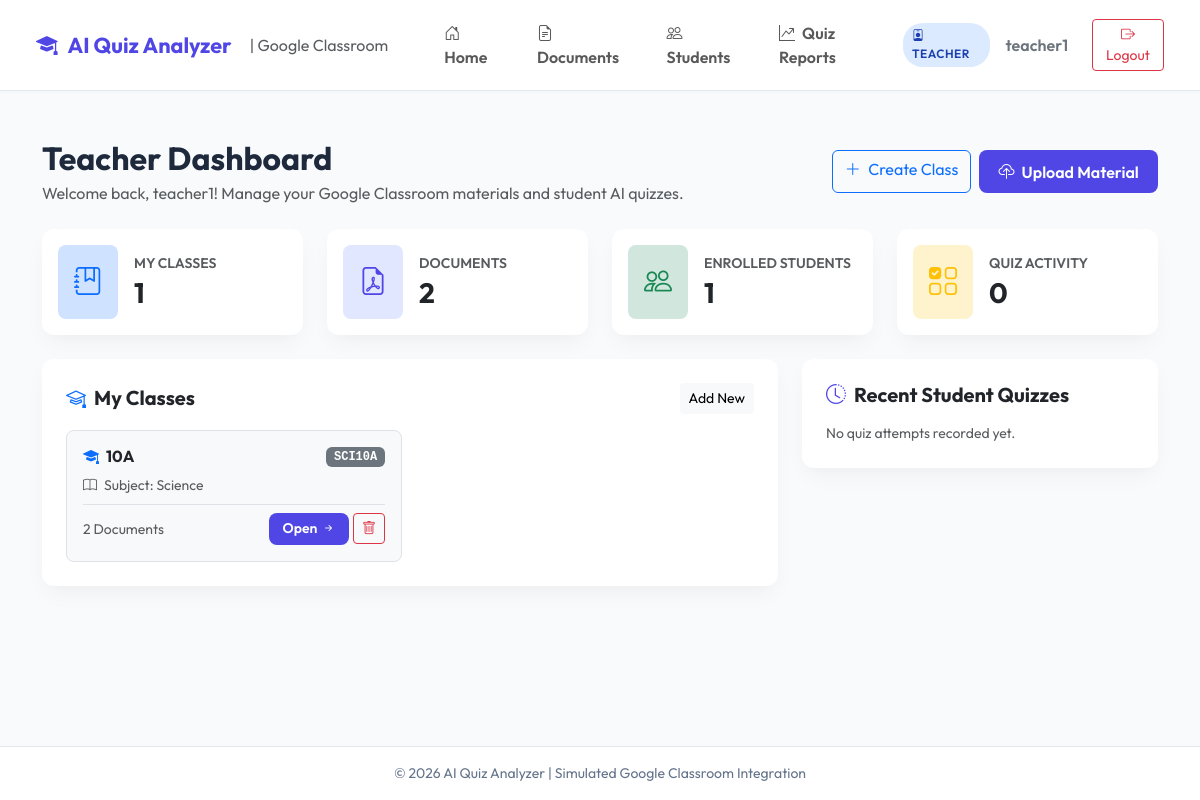
Page /teacher/dashboard/ (signed in) on the committed database.
### quiz_app/models.py (models this page shows, shortened)
class User(AbstractUser):
    ROLE_CHOICES = (
        ('TEACHER', 'Teacher'),
        ('STUDENT', 'Student'),
    )
    role = models.CharField(max_length=10, choices=ROLE_CHOICES, default='STUDENT')
    @property
    def is_teacher(self):
        return self.role == 'TEACHER'

class ClassRoom(models.Model):
    name = models.CharField(max_length=100)
    code = models.CharField(max_length=20, unique=True)
    subject = models.CharField(max_length=100)
    teacher = models.ForeignKey(User, on_delete=models.CASCADE, related_name='classes_created')
    created_at = models.DateTimeField(auto_now_add=True)

### quiz_app/views.py (the view)
# urls.py: path('teacher/dashboard/', views.teacher_dashboard, name='teacher_dashboard'),
@login_required
def teacher_dashboard(request):
    if not request.user.is_teacher:
        return redirect('student_dashboard')
    classes = ClassRoom.objects.filter(teacher=request.user)
    documents = Document.objects.filter(classroom__teacher=request.user)
    recent_attempts = QuizAttempt.objects.filter(
        document__classroom__teacher=request.user,
        student__role='STUDENT',
        status='COMPLETED'
    ).select_related('student', 'document').order_by('-completed_at')[:5]
    total_students = Enrollment.objects.filter(classroom__teacher=request.user).values('student').distinct().count()
    context = {
        'classes': classes,
        'documents': documents,
        'recent_attempts': recent_attempts,
        'total_students': total_students,
    }
    return render(request, 'teacher/dashboard.html', context)

### templates/teacher/dashboard.html (shortened to what this page needs)
{% extends 'base.html' %}
{% block content %}
<div class="container">
    <div class="d-flex justify-content-between align-items-center mb-4">
        <div>
            <h2 class="fw-bold mb-1">Teacher Dashboard</h2>
            <p class="text-muted mb-0">Welcome back, {{ user.username }}! Manage your Google Classroom materials and student AI quizzes.</p>
        </div>
        <div class="d-flex gap-2">
            <a href="{% url 'create_class' %}" class="btn btn-outline-primary">
                <i class="bi bi-plus-lg me-1"></i> Create Class
            </a>
            <a href="{% url 'upload_document' %}" class="btn btn-purple">
                <i class="bi bi-cloud-upload me-1"></i> Upload Material
            </a>
        </div>
    </div>
    <div class="row g-4 mb-4">
        <div class="col-md-3">
            <div class="card card-custom p-3 border-0">
                <div class="d-flex align-items-center">
                    <div class="p-3 bg-primary-subtle text-primary rounded-3 me-3">
                        <i class="bi bi-journal-bookmark fs-3"></i>
                    </div>
                    <div>
                        <h6 class="text-muted mb-1 small text-uppercase fw-semibold">My Classes</h6>
                        <h3 class="fw-bold mb-0">{{ classes.count }}</h3>
                    </div>
                </div>
            </div>
        </div>
        <div class="col-md-3">
            <div class="card card-custom p-3 border-0">
                <div class="d-flex align-items-center">
                    <div class="p-3 bg-indigo-subtle text-indigo rounded-3 me-3" style="background: #e0e7ff; color: #4f46e5;">
                        <i class="bi bi-file-earmark-pdf fs-3"></i>
                    </div>
                    <div>
                        <h6 class="text-muted mb-1 small text-uppercase fw-semibold">Documents</h6>
                        <h3 class="fw-bold mb-0">{{ documents.count }}</h3>
                    </div>
                </div>
            </div>
        </div>
        <div class="col-md-3">
            <div class="card card-custom p-3 border-0">
                <div class="d-flex align-items-center">
                    <div class="p-3 bg-success-subtle text-success rounded-3 me-3">
                        <i class="bi bi-people fs-3"></i>
                    </div>
                    <div>
                        <h6 class="text-muted mb-1 small text-uppercase fw-semibold">Enrolled Students</h6>
                        <h3 class="fw-bold mb-0">{{ total_students }}</h3>
                    </div>
                </div>
            </div>
        </div>
        <div class="col-md-3">
            <div class="card card-custom p-3 border-0">
                <div class="d-flex align-items-center">
                    <div class="p-3 bg-warning-subtle text-warning rounded-3 me-3">
                        <i class="bi bi-ui-checks-grid fs-3"></i>
                    </div>
                    <div>
                        <h6 class="text-muted mb-1 small text-uppercase fw-semibold">Quiz Activity</h6>
                        <h3 class="fw-bold mb-0">{{ recent_attempts.count }}</h3>
                    </div>
                </div>
            </div>
        </div>
    </div>
    <div class="row g-4 mb-4">
        <div class="col-lg-8">
            <div class="card card-custom p-4 border-0">
                <div class="d-flex justify-content-between align-items-center mb-3">
                    <h5 class="fw-bold mb-0"><i class="bi bi-mortarboard text-primary me-2"></i>My Classes</h5>
                    <a href="{% url 'create_class' %}" class="btn btn-sm btn-light">Add New</a>
                </div>
                {% if classes %}
                    <div class="row g-3">
                        {% for c in classes %}
                        <div class="col-md-6">
                            <div class="p-3 border rounded-3 bg-light position-relative">
                                <div class="d-flex justify-content-between align-items-start mb-2">
                                    <a href="{% url 'class_detail' c.id %}" class="text-decoration-none text-dark">
                                        <h6 class="fw-bold text-dark mb-0 hover-primary"><i class="bi bi-mortarboard-fill text-primary me-1"></i> {{ c.name }}</h6>
                                    </a>
                                    <span class="badge bg-secondary font-monospace">{{ c.code }}</span>
                                </div>
                                <p class="text-muted small mb-2"><i class="bi bi-book me-1"></i> Subject: {{ c.subject }}</p>
                                <div class="d-flex justify-content-between align-items-center border-top pt-2">
                                    <span class="small text-muted">{{ c.documents.count }} Documents</span>
                                    <div class="d-flex gap-1">
                                        <a href="{% url 'class_detail' c.id %}" class="btn btn-sm btn-purple">
                                            Open <i class="bi bi-arrow-right-short"></i>
                                        </a>
                                        <form method="post" action="{% url 'delete_class' c.id %}" class="d-inline" onsubmit="return confirm('Delete class {{ c.name }}?');">
                                            <button type="submit" class="btn btn-sm btn-outline-danger" title="Delete Class">
                                                <i class="bi bi-trash"></i>
                                            </button>
                                        </form>
                                    </div>
                                </div>
                            </div>
                        </div>
                        {% endfor %}
                    </div>
                {% else %}
                    <div class="text-center py-4 text-muted">
                        <i class="bi bi-journal-x fs-1 mb-2 d-block text-secondary"></i>
                        <p class="mb-2">No classes created yet.</p>
                        <a href="{% url 'create_class' %}" class="btn btn-sm btn-primary">Create Your First Class</a>
                    </div>
                {% endif %}
            </div>
        </div>
        <div class="col-lg-4">
            <div class="card card-custom p-4 border-0">
                <h5 class="fw-bold mb-3"><i class="bi bi-clock-history text-indigo me-2" style="color: #4f46e5;"></i>Recent Student Quizzes</h5>
                {% if recent_attempts %}
                    <ul class="list-group list-group-flush">
                        {% for attempt in recent_attempts %}
                        <li class="list-group-item px-0 py-2 border-0 border-bottom">
                            <div class="d-flex justify-content-between align-items-center">
                                <div>
                                    <p class="mb-0 fw-semibold text-dark">{{ attempt.student.username }}</p>
                                    <span class="small text-muted">{{ attempt.document.title }}</span>
                                </div>
                                <div class="text-end">
                                    <span class="badge bg-success">{{ attempt.score }}</span>
                                    <div class="small text-muted">{{ attempt.percentage }}%</div>
                                </div>
                            </div>
                        </li>
                        {% endfor %}
                    </ul>
                {% else %}
                    <p class="text-muted small mb-0">No quiz attempts recorded yet.</p>
                {% endif %}
            </div>
        </div>
    </div>
</div>
{% endblock %}

### templates/base.html (shortened to what this page needs)
<!DOCTYPE html>
<html lang="en">
<head>
    <link href="https://cdn.jsdelivr.net/npm/bootstrap@5.3.2/dist/css/bootstrap.min.css" rel="stylesheet">
    <link rel="stylesheet" href="https://cdn.jsdelivr.net/npm/bootstrap-icons@1.11.1/font/bootstrap-icons.css">
</head>
<body>
    <nav class="navbar navbar-expand-lg navbar-classroom sticky-top">
        <div class="container-fluid">
            <a class="navbar-brand brand-logo" href="{% url 'dashboard' %}">
                <i class="bi bi-mortarboard-fill"></i> AI Quiz Analyzer
                <span class="fs-6 text-muted fw-normal ms-2 d-none d-md-inline">| Google Classroom</span>
            </a>
            <div class="collapse navbar-collapse" id="navbarNav">
                {% if user.is_authenticated %}
                <ul class="navbar-nav me-auto ms-lg-4 mb-2 mb-lg-0">
                    <li class="nav-item">
                        <a class="nav-link fw-semibold px-3" href="{% url 'dashboard' %}"><i class="bi bi-house-door me-1"></i> Home</a>
                    </li>
                    {% if user.is_teacher %}
                        <li class="nav-item">
                            <a class="nav-link fw-semibold px-3" href="{% url 'teacher_document_list' %}"><i class="bi bi-file-earmark-text me-1"></i> Documents</a>
                        </li>
                        <li class="nav-item">
                            <a class="nav-link fw-semibold px-3" href="{% url 'teacher_student_list' %}"><i class="bi bi-people me-1"></i> Students</a>
                        </li>
                        <li class="nav-item">
                            <a class="nav-link fw-semibold px-3" href="{% url 'teacher_reports' %}"><i class="bi bi-graph-up-arrow me-1"></i> Quiz Reports</a>
                        </li>
                    {% endif %}
                </ul>
                <div class="d-flex align-items-center gap-3">
                    <span class="badge-role {% if user.is_teacher %}badge-teacher{% else %}badge-student{% endif %}">
                        <i class="bi {% if user.is_teacher %}bi-person-badge{% else %}bi-backpack{% endif %} me-1"></i>
                        {{ user.get_role_display }}
                    </span>
                    <span class="fw-semibold text-secondary">{{ user.username }}</span>
                    <a href="{% url 'logout' %}" class="btn btn-outline-danger btn-sm ms-2">
                        <i class="bi bi-box-arrow-right"></i> Logout
                    </a>
                </div>
                {% endif %}
            </div>
        </div>
    </nav>
    <div class="content-container">
        {% block content %}{% endblock %}
    </div>
    <footer class="text-center">
        <div class="container">
            <p class="mb-0">&copy; 2026 AI Quiz Analyzer | Simulated Google Classroom Integration</p>
        </div>
    </footer>
</body>
</html>

### templates/base.html (style rules this page uses)
:root { --primary-purple: #4f46e5; --primary-hover: #4338ca; --secondary-purple: #818cf8; --accent-purple: #e0e7ff; --bg-light: #f8fafc; --card-shadow: 0 10px 25px -5px rgba(0, 0, 0, 0.05), 0 8px 10px -6px rgba(0, 0, 0, 0.01); }
body { font-family: 'Outfit', sans-serif; background-color: var(--bg-light); color: #1e293b; min-height: 100vh; display: flex; flex-direction: column; }
.navbar-classroom { background: #ffffff; border-bottom: 1px solid #e2e8f0; box-shadow: 0 2px 4px rgba(0,0,0,0.02); padding: 0.8rem 1.5rem; }
.brand-logo { font-weight: 700; color: var(--primary-purple); font-size: 1.35rem; display: flex; align-items: center; gap: 10px; }
.badge-role { font-size: 0.75rem; font-weight: 600; padding: 0.35em 0.75em; border-radius: 20px; text-transform: uppercase; letter-spacing: 0.5px; }
.badge-teacher { background-color: #dbeafe; color: #1e40af; }
.btn-purple { background-color: var(--primary-purple); color: #ffffff; font-weight: 600; border-radius: 8px; padding: 0.6rem 1.2rem; border: none; transition: all 0.2s ease-in-out; }
.btn-purple.btn-sm { padding: 0.38rem 0.85rem; font-size: 0.875rem; line-height: 1.4; display: inline-flex; align-items: center; justify-content: center; gap: 0.25rem; }
.card-custom { border: 1px solid #e2e8f0; border-radius: 12px; background: #ffffff; box-shadow: var(--card-shadow); transition: transform 0.2s, box-shadow 0.2s; }
.content-container { flex: 1; padding: 2rem 0; }
footer { background: #ffffff; border-top: 1px solid #e2e8f0; padding: 1rem 0; font-size: 0.875rem; color: #64748b; }

### rows in the picture
User: role "TEACHER", username "teacher1"
ClassRoom: name "10A", code "SCI10A", subject "Science", documents.count "2"

### other values in the picture
{{ classes.count }} "1"
{{ documents.count }} "2"
{{ total_students }} "1"
{{ recent_attempts.count }} "0"
